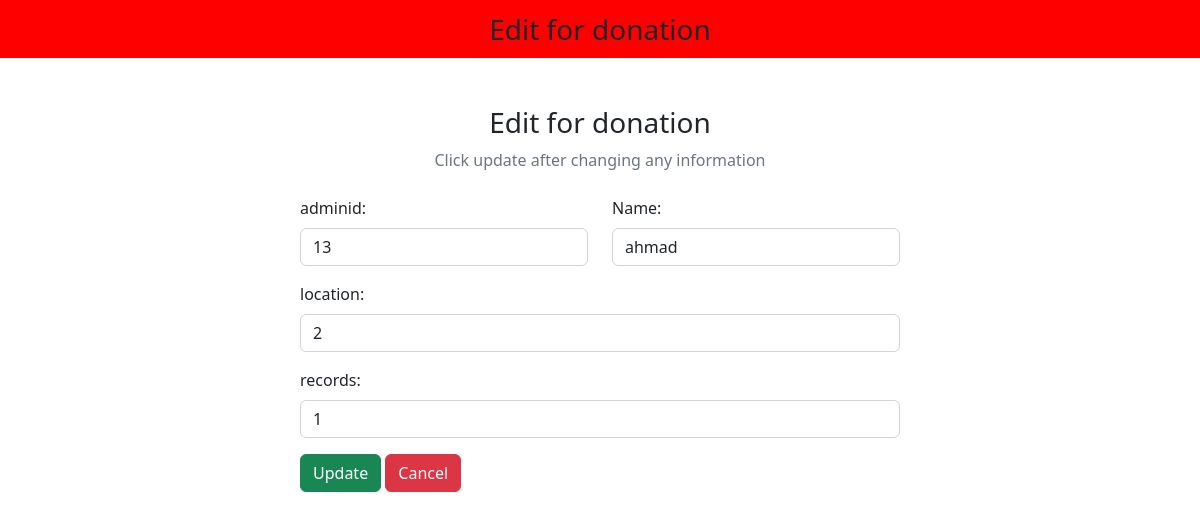
Screenshot of /adminPages/tabledriver/edit.php?id=145 with the database file from the repository.
### tables this page shows
CREATE TABLE branch (
  id int(50) NOT NULL,
  adminid int(50) NOT NULL,
  name varchar(50) NOT NULL,
  location int(11) NOT NULL,
  records int(11) NOT NULL,
  parent_branchid int(50) DEFAULT NULL
);

### adminPages/tabledriver/edit.php (the view, shortened to what this page needs)
<?php
include "connection.php";
$id = $_GET["id"];
?>
<!DOCTYPE html>
<html lang="en">
<head>
  <link href="https://cdn.jsdelivr.net/npm/bootstrap@5.2.3/dist/css/bootstrap.min.css" rel="stylesheet">
  <link rel="stylesheet" href="https://cdnjs.cloudflare.com/ajax/libs/font-awesome/6.4.0/css/all.min.css" />
</head>
<body>
  <nav class="navbar navbar-light justify-content-center fs-3 mb-5" style="background-color: red;">
    Edit for donation
  </nav>
  <div class="container">
    <div class="text-center mb-4">
      <h3>Edit for donation</h3>
      <p class="text-muted">Click update after changing any information</p>
    </div>
    <?php
    $sql = "SELECT * FROM `branch` WHERE id = $id LIMIT 1";
    $result = mysqli_query($conn, $sql);
    $row = mysqli_fetch_assoc($result);
    ?>
    <div class="container d-flex justify-content-center">
      <form action="" method="post" style="width:50vw; min-width:300px;">
        <div class="row mb-3">
          <div class="col">
            <label class="form-label">adminid:</label>
<input type="text" class="form-control" name="adminid" value="<?php echo $row['adminid'] ?>">
          </div>
          <div class="col">
            <label class="form-label">Name:</label>
            <input type="text" class="form-control" name="name" value="<?php echo $row['name'] ?>">
          </div>
        </div>
        <div class="mb-3">
          <label class="form-label">location:</label>
          <input type="text" class="form-control" name="location" value="<?php echo $row['location'] ?>">
        </div>
        <div class="mb-3">
          <label class="form-label">records:</label>
          <input type="from" class="form-control" name="records" value="<?php echo $row['records'] ?>">
        </div>
        <div>
          <button type="submit" class="btn btn-success" name="submit">Update</button>
          <a href="index.php" class="btn btn-danger">Cancel</a>
        </div>
      </form>
    </div>
  </div>
</body>
</html>

### rows the page displays
branch: adminid "13", name "ahmad", location "2", records "1"
